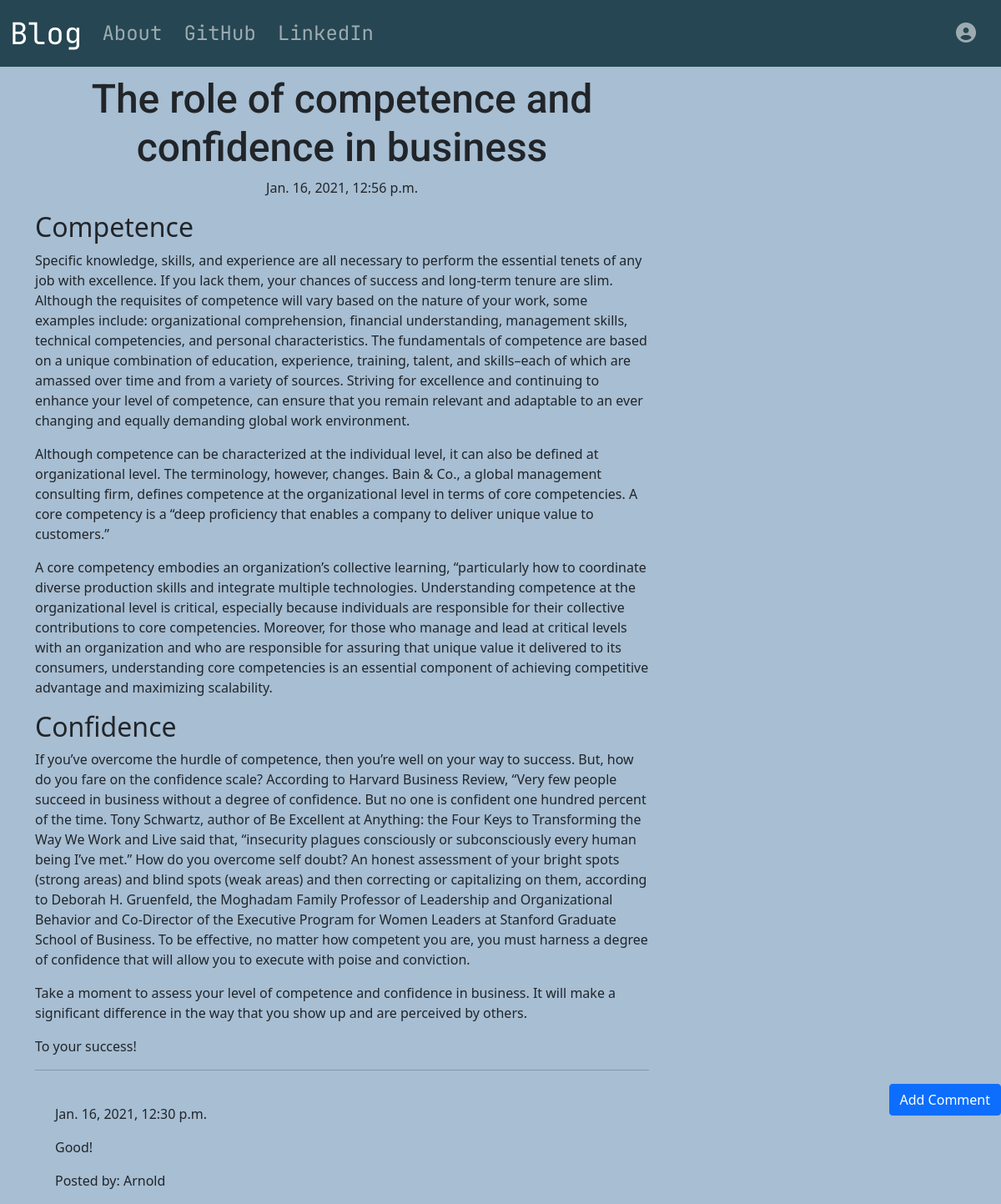
The app's page /post/14/ with its own data.
### blog/models.py (models this page shows, shortened)
class Post(models.Model):
    author = models.ForeignKey('auth.User', on_delete=models.CASCADE)
    title = models.CharField(max_length=200)
    text = models.TextField()
    created_date = models.DateTimeField(default=timezone.now)
    published_date = models.DateTimeField(blank=True, null=True)

class Comment(models.Model):
    post = models.ForeignKey('blog.Post', related_name='comments',  on_delete=models.CASCADE)
    author = models.CharField(max_length=200)
    text = models.TextField()
    created_date = models.DateTimeField(default=timezone.now())
    approved_comment = models.BooleanField(default=False)

### blog/views.py (the view)
class PostDetailView(DetailView):
    model = Post

### blog/templates/blog/post_detail.html (shortened to what this page needs)
{% extends "blog/base.html" %}
{% block content %}
  <h1 class="posttitle">{{ post.title }}</h1>
  {% if post.published_date %}
  <div class="date postdate">
    {{ post.published_date }}
  </div>
  {% else %}
  <a class="btn btn-secondary" href="{% url 'post_publish' pk=post.pk %}">Publish</a>
  {% endif %}
  <p class="postcontent">{{ post.text|safe|linebreaks }}</p>
  <hr>
  <a class="btn btn-primary btn-comment" href="{% url 'add_comment_to_post' pk=post.pk %}">Add Comment</a>
  <div class="container">
    {% for comment in post.comments.all %}
    <br>
      {% if user.is_authenticated or comment.approved_comment %}
        {{ comment.created_date }}
        <p>{{ comment.text|safe|linebreaksbr }}</p>
        <p>Posted by: {{ comment.author }}</p>
      {% endif %}
      {% empty %}
    <p>No Comments</p>
    {% endfor %}
  </div>
{% endblock %}

### blog/static/css/blog.css (style rules this page uses)
* { margin: 0; padding: 0; box-sizing: border-box; }
body { background-color: #a7bed3; }
.postdate { text-align: center; }
.posttitle { font-family: 'Roboto', sans-serif; font-size: 3em; text-align: center; }
.postcontent { font-family: 'Roboto', sans-serif; font-size: 1.5em; }
.btn-comment { position: absolute; right: 0px; }
:root { --yellow: #feb60a; --red: #ff0062; --blue: #00dbf9; --violet: #da00f7; }

### records on screen
Post: title "The role of competence and confidence in business", published_date "Jan. 16, 2021, 12:56 p.m.", text "Competence Specific knowledge, skills, and experience are all necessary to perform the essential tenets of any job with excellence. If you lack them, your chances of success and long-term tenure are slim. Although the requisites of competence will vary based on the nature of your work, some examples include: organizational comprehension, financial understanding, management skills, technical competencies, and personal characteristics. The fundamentals of competence are based on a unique combination of education, experience, training, talent, and skills–each of which are amassed over time and from a variety of sources. Striving for excellence and continuing to enhance your level of…"
Comment: created_date "Jan. 16, 2021, 12:30 p.m.", text "Good!", author "Arnold"
